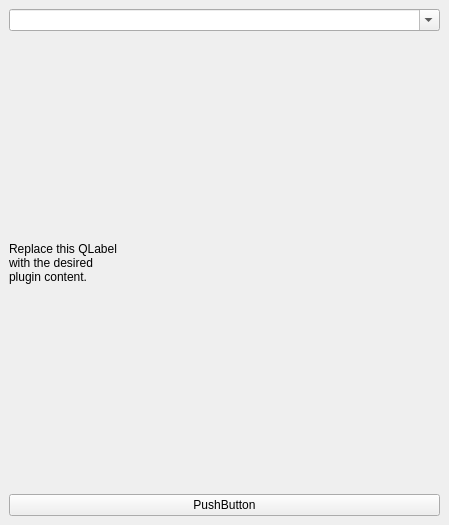
<?xml version="1.0" encoding="UTF-8"?>
<ui version="4.0">
 <class>Address_searchDockWidgetBase</class>
 <widget class="QDockWidget" name="Address_searchDockWidgetBase">
  <property name="geometry">
   <rect>
    <x>0</x>
    <y>0</y>
    <width>449</width>
    <height>525</height>
   </rect>
  </property>
  <property name="windowTitle">
   <string>Adresssuche</string>
  </property>
  <widget class="QWidget" name="dockWidgetContents">
   <layout class="QGridLayout" name="gridLayout">
    <item row="1" column="0">
     <widget class="QLabel" name="label_Test">
      <property name="text">
       <string>Replace this QLabel
with the desired
plugin content.</string>
      </property>
     </widget>
    </item>
    <item row="2" column="0">
     <widget class="QPushButton" name="btn_Test">
      <property name="text">
       <string>PushButton</string>
      </property>
     </widget>
    </item>
    <item row="0" column="0">
     <widget class="QComboBox" name="cmb_Liste">
      <property name="editable">
       <bool>true</bool>
      </property>
     </widget>
    </item>
   </layout>
  </widget>
 </widget>
 <resources/>
 <connections/>
</ui>
